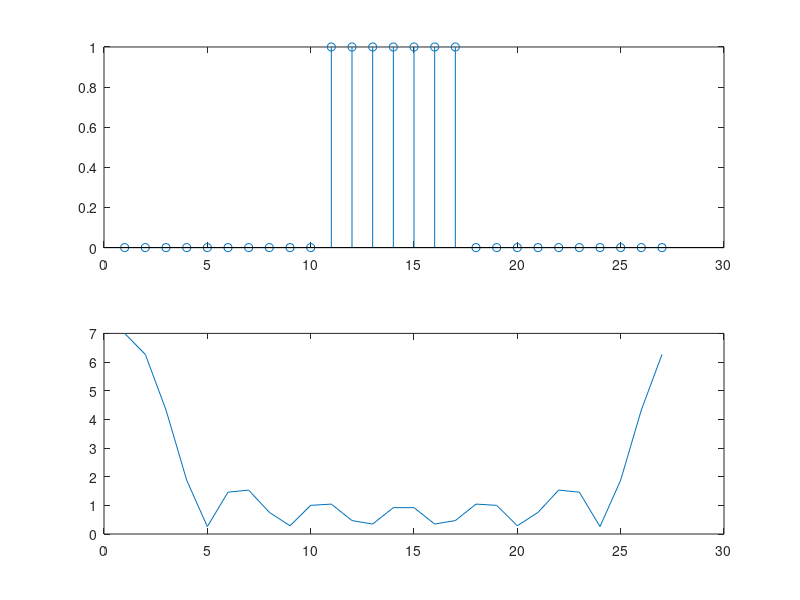

Reproduce this figure in MATLAB.
x = [zeros(1, 10) ones(1, 7) zeros(1, 10)];
y = fft(x);
figure;
subplot(2, 1, 1);
stem(x);
subplot(2, 1, 2);
plot(abs(y));
